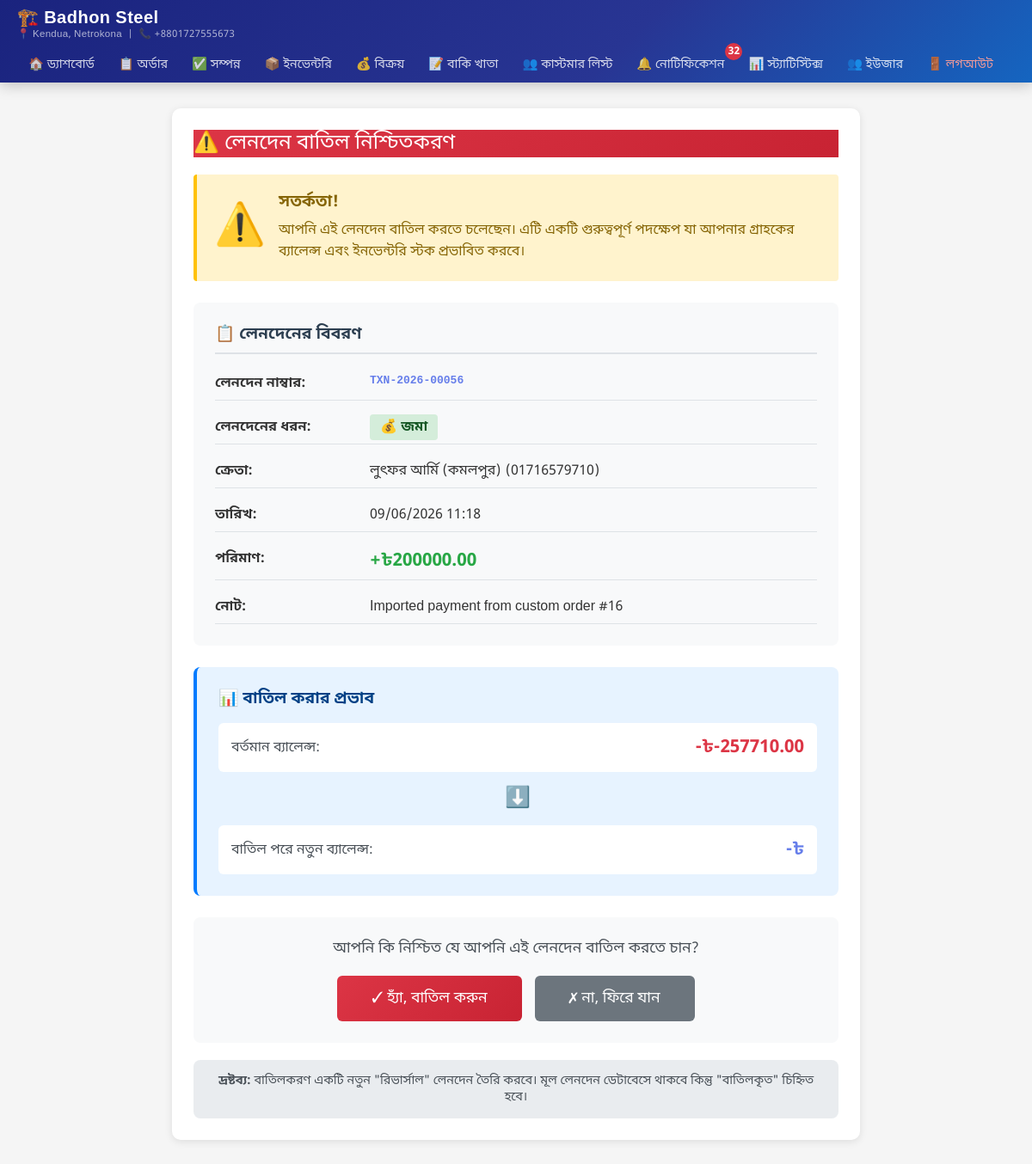
/admin-panel/transactions/transactions/56/reverse/ (signed in), run on an earlier commit of the app's database.
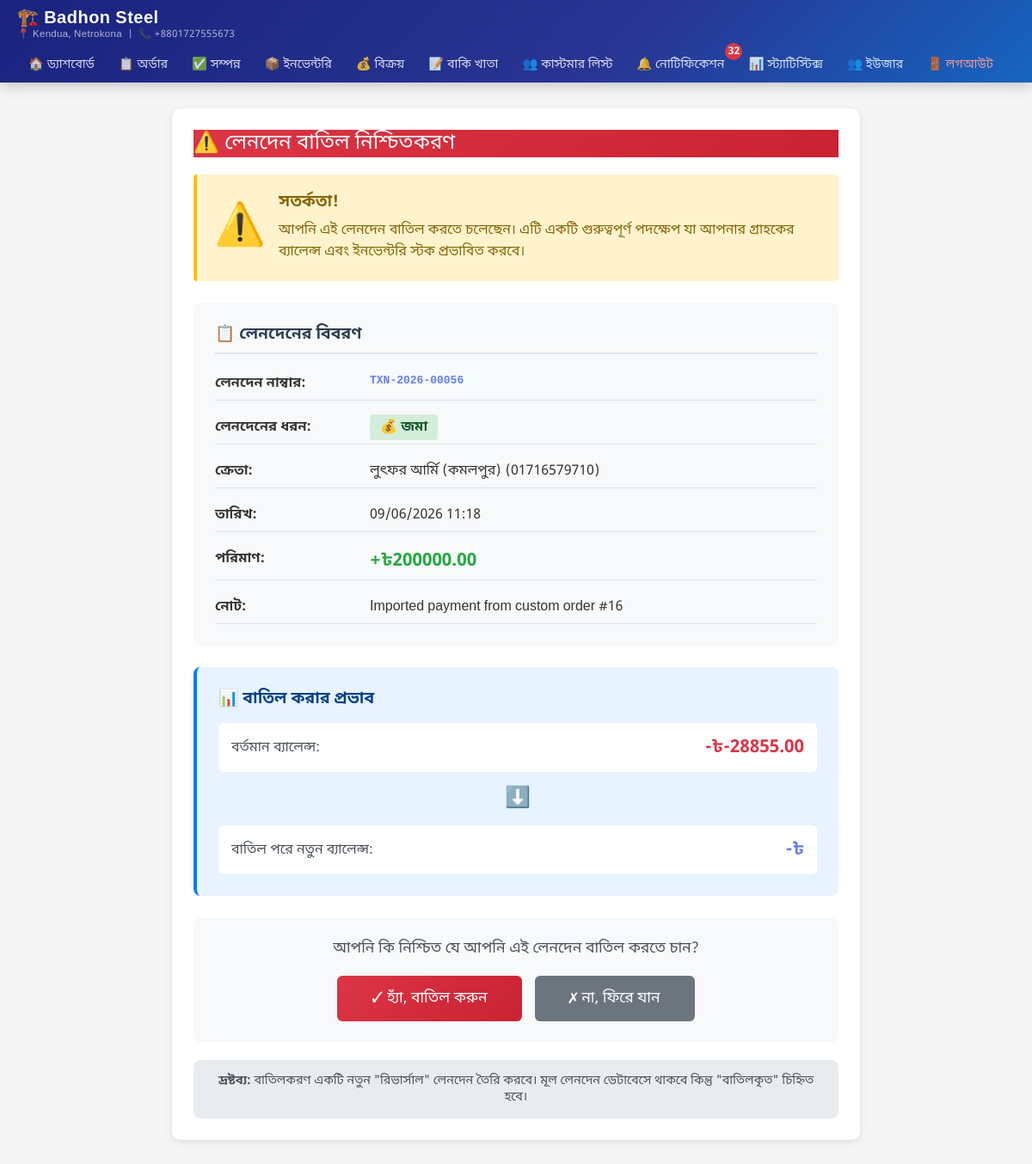
And on a later commit of the database.
### transactions/models.py (models this page shows, shortened)
class Customer(models.Model):
    name = models.CharField(max_length=200, verbose_name='Customer Name')
    mobile_number = models.CharField(max_length=20, unique=True, verbose_name='Mobile Number')
    address = models.TextField(verbose_name='Address', blank=True)
    current_balance = models.DecimalField(max_digits=10, decimal_places=2, verbose_name='Current Balance', default=0)
    created_at = models.DateTimeField(auto_now_add=True, verbose_name='Created At')
    updated_at = models.DateTimeField(auto_now=True, verbose_name='Updated At')
    class Meta:
        verbose_name = 'Customer'
        verbose_name_plural = 'Customers'
        ordering = ['-created_at']

### transactions/views.py (the view, shortened to what this page needs)
# urls.py: path('transactions/<int:pk>/reverse/', views.transaction_reverse, name='transaction_reverse'),
@login_required
def transaction_reverse(request, pk):
    transaction = get_object_or_404(Transaction, pk=pk)
    if transaction.is_reversed:
        messages.error(request, '❌ This transaction has already been reversed!')
        return redirect('transactions:customer_detail', pk=transaction.customer.pk)
    context = {
        'transaction': transaction,
        'customer': transaction.customer,
    }
    return render(request, 'transactions/transaction_reverse_confirm.html', context)

### transactions/templates/transactions/transaction_reverse_confirm.html (shortened to what the changed rows need)
{% extends 'admin_panel/base.html' %}
{% load static %}
{% load custom_filters %}
{% block content %}
<div class="card" style="max-width: 800px; margin: 0 auto;">
    <div style="background: #f8f9fa; padding: 25px; border-radius: 8px; margin-bottom: 25px;">
        <div style="display: grid; gap: 12px;">
            <div style="display: grid; grid-template-columns: 180px 1fr; padding: 8px 0; border-bottom: 1px solid #dee2e6;">
                <strong>ক্রেতা:</strong>
                <span>{{ customer.name }} ({{ customer.mobile_number }})</span>
            </div>
        </div>
    </div>
    <div style="background: #e7f3ff; padding: 25px; border-radius: 8px; margin-bottom: 25px; border-left: 4px solid #007bff;">
        <div style="display: grid; gap: 15px;">
            <div style="background: white; padding: 15px; border-radius: 6px;">
                <div style="display: flex; justify-content: space-between; align-items: center;">
                    <span style="color: #495057;">বর্তমান ব্যালেন্স:</span>
                    <span style="font-size: 1.3rem; font-weight: 700; {% if customer.current_balance >= 0 %}color: #28a745;{% else %}color: #dc3545;{% endif %}">
                        {% if customer.current_balance >= 0 %}
                        ৳{{ customer.current_balance|floatformat:2 }}
                        {% else %}
                        -৳{{ customer.current_balance|abs_value|floatformat:2 }}
                        {% endif %}
                    </span>
                </div>
            </div>
        </div>
    </div>
</div>
{% endblock %}

What changed in the data, as far as the page shows it:
changed Customer "লুৎফর আর্মি (কমলপুর)": current_balance|abs_value "-257710.00" → "-28855.00"
